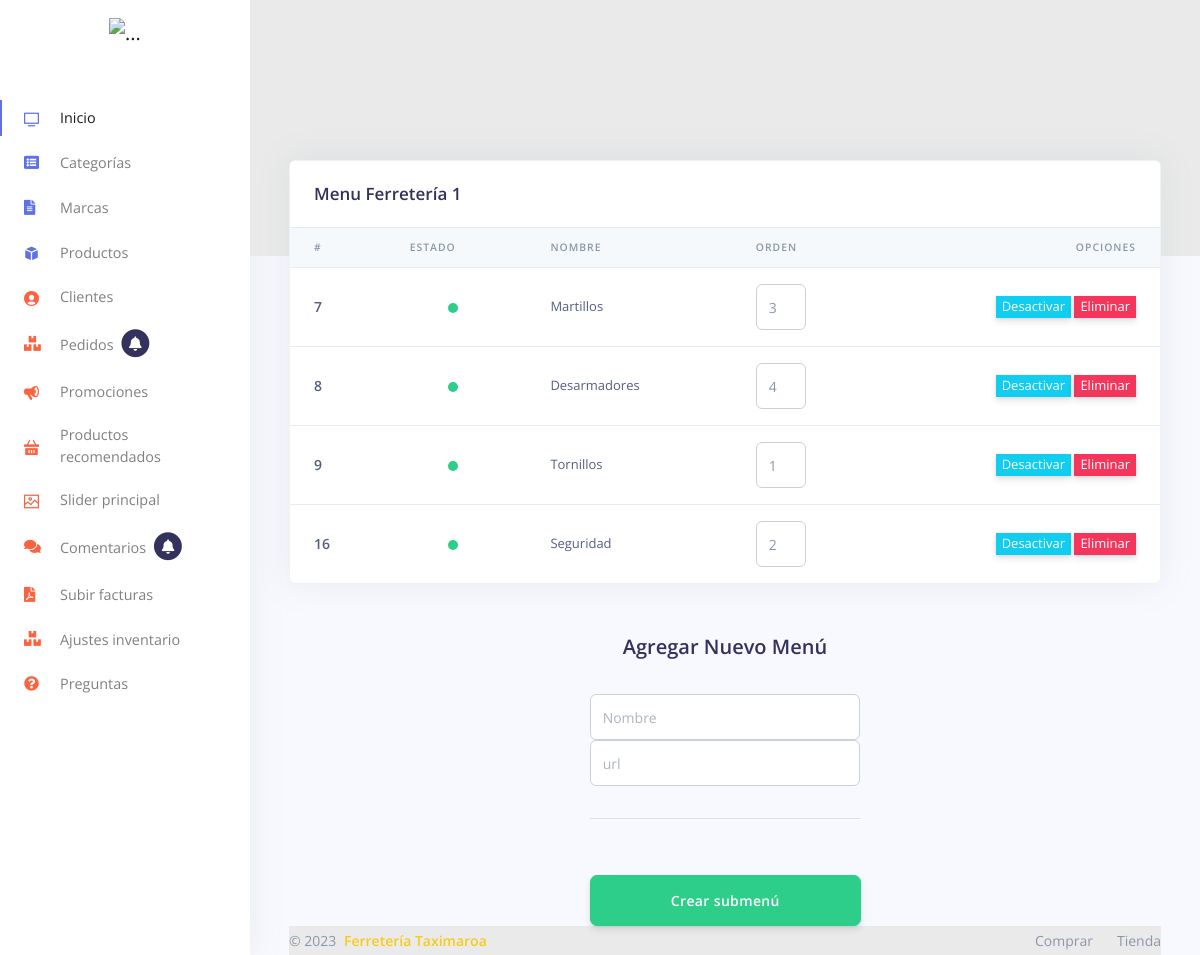
Page /submenu.php?idmenu=2 on the committed database.
### tables this page shows
CREATE TABLE `menu` (
  `id` int(2) NOT NULL,
  `id_categoria` int(2) NOT NULL,
  `icono` varchar(25) NOT NULL DEFAULT 'fa-plug',
  `nombre` varchar(50) NOT NULL,
  `orden` int(11) NOT NULL,
  `activo` int(1) NOT NULL DEFAULT 1
);

CREATE TABLE `submenu` (
  `id` int(2) NOT NULL,
  `idmenu` int(2) NOT NULL,
  `nombre` varchar(25) NOT NULL,
  `url` varchar(100) NOT NULL,
  `orden` int(2) NOT NULL,
  `activo` int(1) NOT NULL DEFAULT 1
);

### submenu.php (the view, shortened to what this page needs)
<?php
if (isset($_GET['idmenu'])) {
?>
<!DOCTYPE html>
<html lang="es">
<head>
  <link href="assets/js/plugins/nucleo/css/nucleo.css" rel="stylesheet" />
  <link href="assets/js/plugins/@fortawesome/fontawesome-free/css/all.min.css" rel="stylesheet" />
  <link href="assets/css/argon-dashboard.css?v=1.1.0" rel="stylesheet" />
  <link rel="stylesheet" href="assets/css/general.css">
  <link rel="stylesheet" href="https://cdnjs.cloudflare.com/ajax/libs/limonte-sweetalert2/6.6.5/sweetalert2.css">
</head>
<body class="">
<?php require_once "menu/izquierdo.php" ?>
  <div class="main-content">
   <?php
          require_once "db.php";
   $menu = $con->query("SELECT * FROM menu WHERE id_categoria = ".$_GET['idmenu']."");
   $submenu = $con->query("SELECT * FROM submenu WHERE idmenu = ".$_GET['idmenu']."");
   $rowmenu = $menu->fetch_object();
 ?>
    <div class="header bg-gradient-primary pb-8 pt-5 pt-md-8">
    </div>
    <div class="container-fluid mt--7">
      <div class="row">
        <div class="col">
          <div class="card shadow">
            <div class="card-header border-0">
              <h3 class="mb-0">Menu <?php echo $rowmenu->nombre ?></h3>
            </div>
            <div class="table-responsive">
              <table class="table align-items-center table-flush">
                <thead class="thead-light">
                  <tr>
                    <th scope="col">#</th>
                    <th scope="col">Estado</th>
                    <th scope="col">Nombre</th>
                    <th scope="col">Orden</th>
                    <th class="text-right" scope="col">Opciones</th>
                  </tr>
                </thead>
                <tbody>
                  <?php while($rowsubmenu = $submenu->fetch_object()){ ?>
                  <tr>
                    <th scope="row">
                      <div class="media align-items-center">
                        <div class="media-body">
                          <span class="mb-0 text-sm"><?php echo $rowsubmenu->id ?></span>
                        </div>
                      </div>
                    </th>
                     <td class="text-center">
                      <?php if ($rowsubmenu->activo==1) {
                        $estado = "success";
                      }else{
                        $estado="danger";
                      } ?>
                      <span class="badge badge-lg badge-dot"><i class="bg-<?php echo $estado ?>"></i></span>
                    </td>
                    <td>
                     <?php echo $rowsubmenu->nombre ?>
                    </td>
                    <td>
                      <input id="<?php echo $rowsubmenu->id; ?>"  type="text" class="form-control ordenmenu" style="max-width: 50px;" value="<?php echo $rowsubmenu->orden ?>" onkeyup="cambiarOrden(this); return false;">
                    </td>
                    <td class="text-right">
                      <?php
                      if ($estado=="success") {
                         ?><button onclick="desactivarSubMenu('<?php echo $rowsubmenu->id; ?>'); return false;" class="btn-xs btn-info">Desactivar</button><?php
                       }else{
                        ?><button onclick="activarSubMenu('<?php echo $rowsubmenu->id; ?>'); return false;" class="btn-xs btn-info">Activar</button><?php
                       } ?>
                      <button onclick="eliminarSubMenu('<?php echo $rowsubmenu->id; ?>'); return false;" class="btn-xs btn-danger">Eliminar</button>
                    </td>
                  </tr>
              <?php } ?>
                </tbody>
              </table>
            </div>
          </div>
        </div>
      </div>
      <div class="row">
            <div class="col-4"></div>
            <div class="col-4">
            <br><br>
            <h2 class="text-center">Agregar Nuevo Menú</h2>
            <br>
              <form id="formmenu" class="form-horizontal" enctype="multipart/form-data" method="post"  action="guardar.php" >
                <div class="form-inputs">
                  <input type="text" id="nombre" name="nombre" class="form-control input-lg" placeholder="Nombre">
                  <input type="text" id="url" name="url" class="form-control input-lg" placeholder="url">
                 <hr>
                </div>
                <br>
                <button type="submit" class="btn btn-success btn-block btn-lg mb15" type="button" id="guardarCategoria">Crear submenú</button>
              </form>
          </div>
      </div>
      <?php require_once "footer.php" ?>
    </div>
  </div>
</body>
</html>
<?php
}
 ?>

### rows in the picture
menu: nombre "Ferretería 1"
submenu: id "7", activo 1 (drawn), nombre "Martillos", orden "3"
submenu: id "8", activo 1 (drawn), nombre "Desarmadores", orden "4"
submenu: id "9", activo 1 (drawn), nombre "Tornillos", orden "1"
submenu: id "16", activo 1 (drawn), nombre "Seguridad", orden "2"
